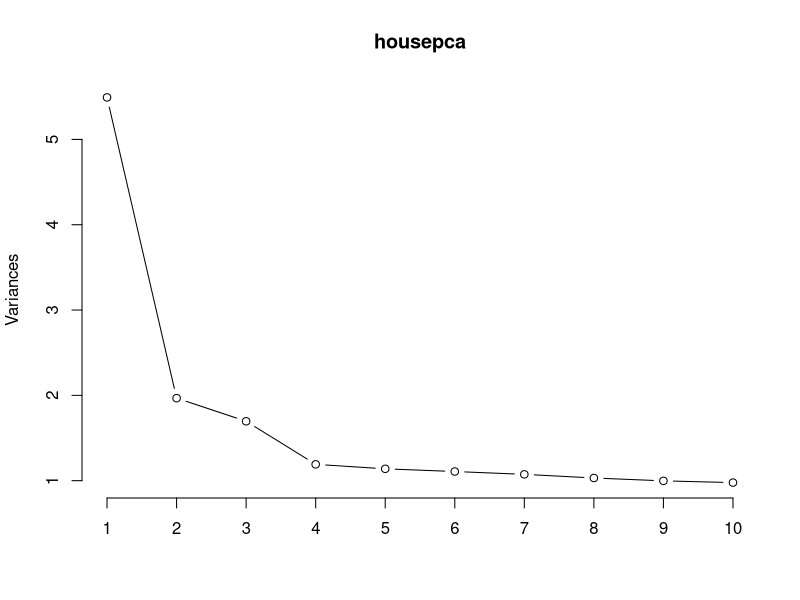

Source code (R):
#Since we have already saved the numeric 
#dataset from running pca in python lets
#just run this to make sure everyhting's working correctly
train <- read.csv("train_cleaned.csv")
df <- read.csv("numeric_forpca.csv")


#So we have 23 princpial components 
housepca <- prcomp(df, scale.=TRUE)
summary(housepca)


# And as mentioned in the ipython notebook 
# we retain 90% of the variability with 15 principal components 
# but apparently the scree plot tells us that we should probably pick 4 principal components since that's where the elbow is

plot(housepca, type="lines") 

# But if we were to use the Kaiser criterion we would only keep up to 8 components 
# So different from the 90% variablity we discussed in the notebbook we will 
# take the averaage amount of principal componets from the different decision methods 
# so lets take 8 predicotors explaing 64% of the variability



#store the scores 
scr <- housepca$x[,1:8]
scr

# Principal Componenet Regression 

#now lets run the multiple linear regression on the pc's 
#lets first get the response varialbe from the training set 

pcregmod <- lm(train$SalePrice ~ scr)
summary(pcregmod)
# Observing the output only PC1 is significant based on the pvalue of the null hypothesis 
# And R squared is extremely low at 0.09818
# so this kind of concludes that hey not much is very useful and significant for modelling 
# We may look in to different methods or maybe the numeric variables are the best predictors for this model



